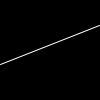
Frame 1 (no input)
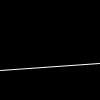
Frame 60 (the mouse pressed at the canvas centre just before this capture)
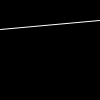
Frame 120 (the mouse held since frame 60 and released just before this capture)

The Processing sketch that drew these frames (run headless with seeded random() and noise(); from frame 60 on, the mouse is pressed at the canvas centre):

// Processing sketch: whiteLineBlackBackgroundExercise
// ── whiteLineBlackBackgroundExercise.pde
void setup() {
  stroke(255);
}

void draw() {
  background(0);
  line(0, random(100), 99, random(100));
}
